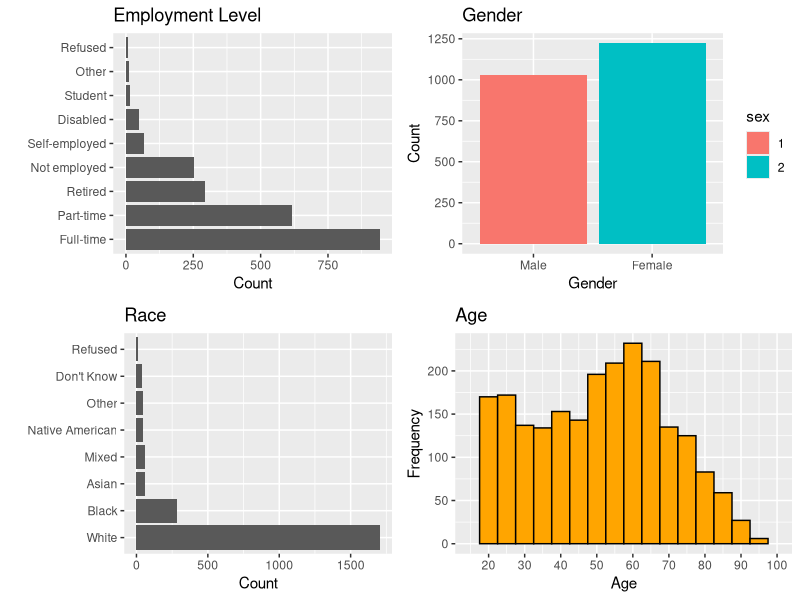

Here is the R script that generated this plot:
## ---- chunk 1
#Loading libraries
library(ggplot2)
library(gridExtra)

#Loading Data
df <- read.csv("May_2013_Online_Dating_CSV.csv")

## ---- chunk 2
# Gender plot
df[, "sex"] <- as.factor(df[, "sex"])
#summary(df[, "sex"])
#str(df[, "sex"])

gender <- ggplot(data = df, aes(x = sex, fill = sex)) + 
  geom_bar() + 
  scale_x_discrete(labels = c("1" = "Male", "2" = "Female")) +
  labs(x = "Gender", y = "Count", title = "Gender")
## ---- chunk 3
# Age plot
#summary(df$age)
#str(df$age)

age <- ggplot(data = df, aes(x = age)) + 
  geom_histogram(binwidth = 5, color="black", fill="orange") + 
  scale_x_continuous(limits = c(15,100), breaks = seq(0, 100, 10)) +
  labs(x = "Age", y = "Frequency", title = "Age")
## ---- chunk 4
# Race plot
df[, "race"] <- as.factor(df[, "race"])
#summary(df$race)
#str(df$race)

r_race <- ggplot(data = df, aes(x=reorder(race, -table(race)[race]))) + 
  geom_bar() + 
  scale_x_discrete(labels=c('White','Black','Asian','Mixed','Native American','Other',"Don't Know",'Refused')) +
  labs(x = "", y = "Count", title = "Race") +
  coord_flip()
## ---- chunk 5
# Employment plot
df[, "emplnw"] <- as.factor(df[, "emplnw"])
#summary(df$emplnw)
#str(df$emplnw)

employment <- ggplot(data = df, aes(x=reorder(emplnw, -table(emplnw)[emplnw]))) + 
  geom_bar() + 
  scale_x_discrete(labels=c('Full-time','Part-time','Retired','Not employed','Self-employed','Disabled',"Student",'Other', "Refused")) +
  labs(x = "", y = "Count", title = "Employment Level") + coord_flip()
## ---- chunk 6
grid.arrange(employment, gender, r_race, age)
